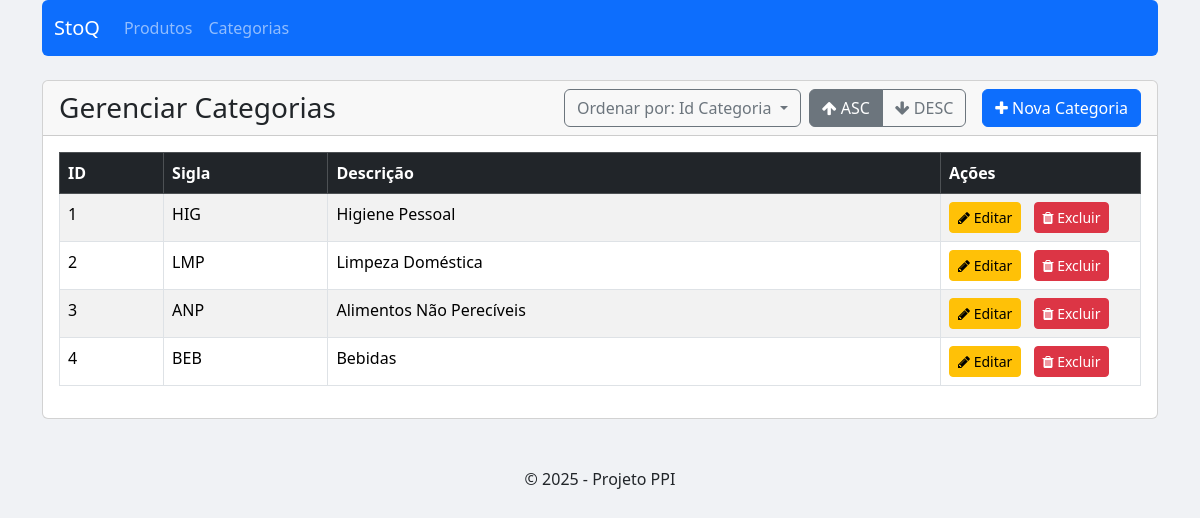
The app's page /listar_categoria.php?sort=id_categoria&dir=asc with its own data.
### tables this page shows
CREATE TABLE `categoria` (
  `id_categoria` int(11) NOT NULL,
  `sigla` varchar(20) NOT NULL,
  `descricao` varchar(100) NOT NULL
);

### listar_categoria.php (the view, shortened to what this page needs)
<?php
include 'header.php';
include 'conexao.php';
$colunas_permitidas = ['id_categoria', 'sigla', 'descricao'];
$sort_coluna = 'descricao';
$sort_direcao = 'asc';
if (isset($_GET['sort']) && in_array($_GET['sort'], $colunas_permitidas)) {
    $sort_coluna = $_GET['sort'];
}
if (isset($_GET['dir']) && in_array($_GET['dir'], ['asc', 'desc'])) {
    $sort_direcao = $_GET['dir'];
}
?>
<div class="card">
<div class="card-header">
    <div class="d-flex justify-content-between align-items-center">
        <h3 class="mb-0">Gerenciar Categorias</h3>
        <div class="d-flex align-items-center">
            <div class="dropdown me-2">
                <button class="btn btn-outline-secondary dropdown-toggle" type="button" data-bs-toggle="dropdown" aria-expanded="false">
                    Ordenar por: <?= ucwords(str_replace('_', ' ', $sort_coluna)) ?>
                </button>
            </div>
            <div class="btn-group" role="group">
                <a href="?sort=<?= $sort_coluna ?>&dir=asc" class="btn btn-outline-secondary <?= ($sort_direcao == 'asc') ? 'active' : '' ?>">
                    <i class="fa fa-arrow-up"></i> ASC
                </a>
                <a href="?sort=<?= $sort_coluna ?>&dir=desc" class="btn btn-outline-secondary <?= ($sort_direcao == 'desc') ? 'active' : '' ?>">
                    <i class="fa fa-arrow-down"></i> DESC
                </a>
            </div>
            <a href="formulario_categoria.php" class="btn btn-primary ms-3">
                <i class="fa fa-plus"></i> Nova Categoria
            </a>
        </div>
    </div>
</div>
    <div class="card-body">
        <table class="table table-striped table-hover table-bordered">
            <thead class="table-dark">
                <tr>
                    <th>ID</th>
                    <th>Sigla</th>
                    <th>Descrição</th>
                    <th width="200px">Ações</th>
                </tr>
            </thead>
            <tbody>
                <?php
                $sql = "SELECT * FROM categoria";
                $sql .= " ORDER BY $sort_coluna $sort_direcao";
                $stm = $pdo->prepare($sql);
                $stm->execute();
                $dados = $stm->fetchAll(PDO::FETCH_OBJ);
                foreach ($dados as $categoria) :
                ?>
                    <tr>
                        <td><?= htmlspecialchars($categoria->id_categoria) ?></td>
                        <td><?= htmlspecialchars($categoria->sigla) ?></td>
                        <td><?= htmlspecialchars($categoria->descricao) ?></td>
                        <td>
                            <a href="editar_categoria.php?id_categoria=<?= $categoria->id_categoria ?>" class="btn btn-sm btn-warning me-2">
                                <i class="fa fa-pencil"></i> Editar
                            </a>
                            <a href="excluir_categoria.php?id_categoria=<?= $categoria->id_categoria ?>" class="btn btn-sm btn-danger" onclick="return confirm('Tem certeza que deseja excluir este item?');">
                                <i class="fa fa-trash"></i> Excluir
                            </a>
                        </td>
                    </tr>
                <?php endforeach; ?>
            </tbody>
        </table>
    </div>
</div>
<?php
include 'footer.php';
?>

### header.php (style rules this page uses)
body { background-color: #f0f2f5; }

### records on screen
categoria: id_categoria "1", sigla "HIG", descricao "Higiene Pessoal"
categoria: id_categoria "2", sigla "LMP", descricao "Limpeza Doméstica"
categoria: id_categoria "3", sigla "ANP", descricao "Alimentos Não Perecíveis"
categoria: id_categoria "4", sigla "BEB", descricao "Bebidas"

### other values on screen
str_replace('_', ' ', $sort_coluna) "Id Categoria"
